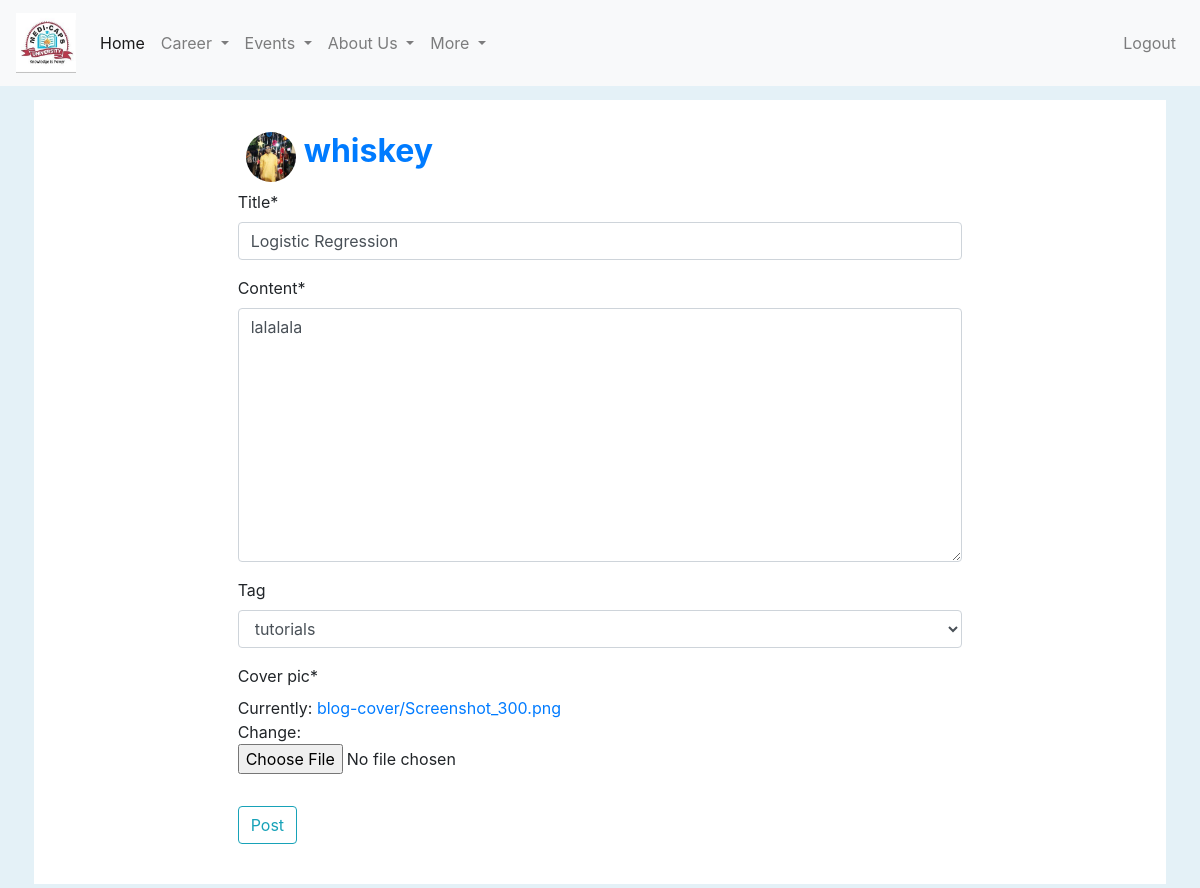
Page /blogs/blog/13/update (signed in) on the committed database.
### user/models.py (models this page shows, shortened)
class Profile(models.Model):
	user = models.OneToOneField(User, on_delete=models.CASCADE)
	image = models.ImageField(default='default.png', upload_to='profile_pic')
	age = models.IntegerField(default = 18, validators = [MinValueValidator(18)])
	phone_number = models.CharField(validators = [RegexValidator("^0?[5-9]{1}\d{9}$")], max_length = 15, null = True, blank = True)
	bio = models.TextField(null = True, blank = True)
	address = models.TextField(max_length=200, null=True, blank=True)
	status = models.CharField(max_length=20, default='student', choices=(('Employee', 'Employee'), ('Freelancer', 'Freelancer'), ('Entreprenur', 'Entreprenur'), ('Student', 'Student'), ('Professor', 'Professor')))
	gender = models.CharField(max_length=20, default='male', choices=(('male', 'male'), ('female', 'female'), ('other', 'other')))

### blog/models.py (models this page shows, shortened)
class Blog(models.Model):
	title = models.CharField(max_length = 100)
	content = models.TextField()
	date_posted = models.DateTimeField(default = timezone.now)
	author = models.ForeignKey(User, on_delete = models.CASCADE)
	tag = models.CharField(max_length=20, null=True, blank=True, choices=(('web-design', 'web-design'), ('html', 'html'), ('css', 'css'), ('freebies', 'freebies'), ('tutorials', 'tutorials')))
	cover_pic = models.ImageField(upload_to='blog-cover', default='blog-post.jpg')

### blog/views.py (the view, shortened to what this page needs)
# urls.py: path('blog/<int:pk>/update', BlogUpdateView.as_view(), name = 'blog-update'),
class BlogUpdateView(LoginRequiredMixin, UserPassesTestMixin, UpdateView):
	model = Blog
	fields = ['title', 'content', 'tag', 'cover_pic']
	def test_func(self):
		blog = self.get_object()
		if self.request.user == blog.author:
			return True
		return False

### blog/templates/blog/blog_form.html (shortened to what this page needs)
{% extends "common/base.html" %}
{% load crispy_forms_tags %}
{% load static %}
{% block style %}
<link rel="stylesheet" type="text/css" href="{% static 'blog/customCSS/create_blog.css' %}">
{% endblock style %}
{% block content %}
    <div class="container">
      <div class="d-flex justify-content-center row">
        <div class="col-md-8">
          <div class="d-flex flex-column comment-section">
            <div class="p-2">
              <div class="d-flex flex-row user-info">
                <img
                  class="rounded-circle"
                  src="{{ request.user.profile.image.url }}"
                  width="50"
                  height="50"
                />
                <div class="d-flex flex-column justify-content-start ml-2">
                  <h2 class="d-block font-weight-bold name">{{ request.user.username }}</h2>
                </div>
              </div>
            </div>
            <form class="border-class" method="POST" enctype="multipart/form-data">
              <fieldset class="form-group">
                {{ form|crispy }}
              </fieldset>
              <div class="form-group">
                  <button class="btn btn-outline-info" type="submit">Post</button>
              </div>
            </form>
          </div>
        </div>
      </div>
    </div>
{% endblock content %}

### blog/static/blog/customCSS/create_blog.css (style rules this page uses)
body { background-color: #e4f1f7 !important; }
.name { color: #007bff; }
.container { margin-top: 10px; border: 4px #e4f1f7 solid; background-color: white; padding-block-end: 2%; padding-block-start: 2%; width: 100px; }

### rows in the picture
Blog: title "Logistic Regression", content "lalalala", tag "tutorials"

### other values in the picture
{{ request.user.username }} "whiskey"
